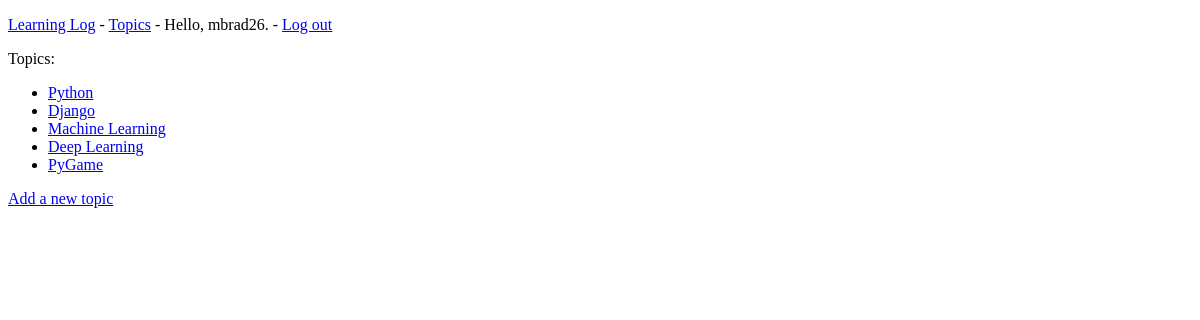
The page /topics/ (signed in) on the database as committed earlier.
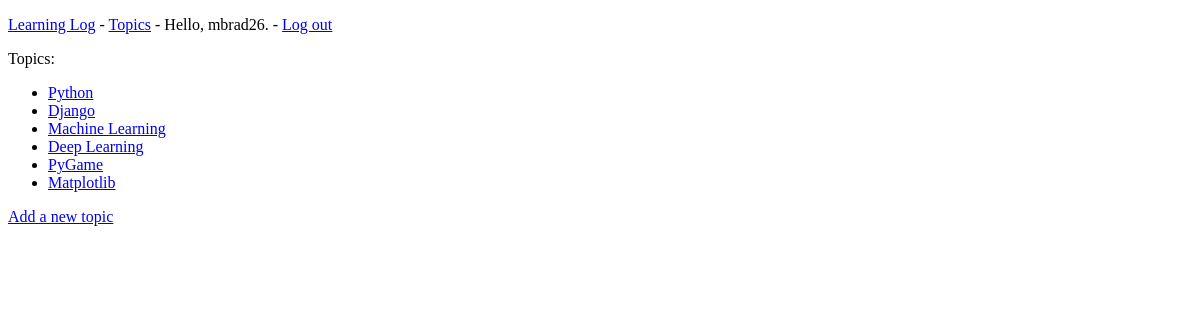
The same page on the database as committed later.
### logs/models.py (models this page shows)
class Topic(models.Model):
    text = models.CharField(max_length=200)
    date_added = models.DateTimeField(auto_now_add=True)
    owner = models.ForeignKey(User, on_delete=models.CASCADE)
    def __str__(self):
        return self.text

### logs/views.py (the view)
# urls.py: path('topics/', views.topics, name='topics'),
@login_required()
def topics(request):
    topics = Topic.objects.filter(owner=request.user).order_by('date_added')
    context = {'topics': topics}
    return render(request, 'logs/topics.html', context)

### logs/templates/logs/topics.html (shortened to what this page needs)
<!DOCTYPE html>
<html lang="en">
<head>
</head>
<body>
    {% extends 'logs/base.html' %}
    {% block content %}
        <p>Topics:</p>
        <ul>
            {% for topic in topics %}
            <li><a href="{% url 'logs:topic' topic.id%}">{{ topic }}</a></li>
            {% empty %}
                <li>No topics have been added yet.</li>
            {% endfor %}
        </ul>
        <a href="{% url 'logs:new_topic' %}">Add a new topic</a>
    {% endblock content %}

Rows that differ between the two databases and show on the page:
added Topic: text "Matplotlib"
